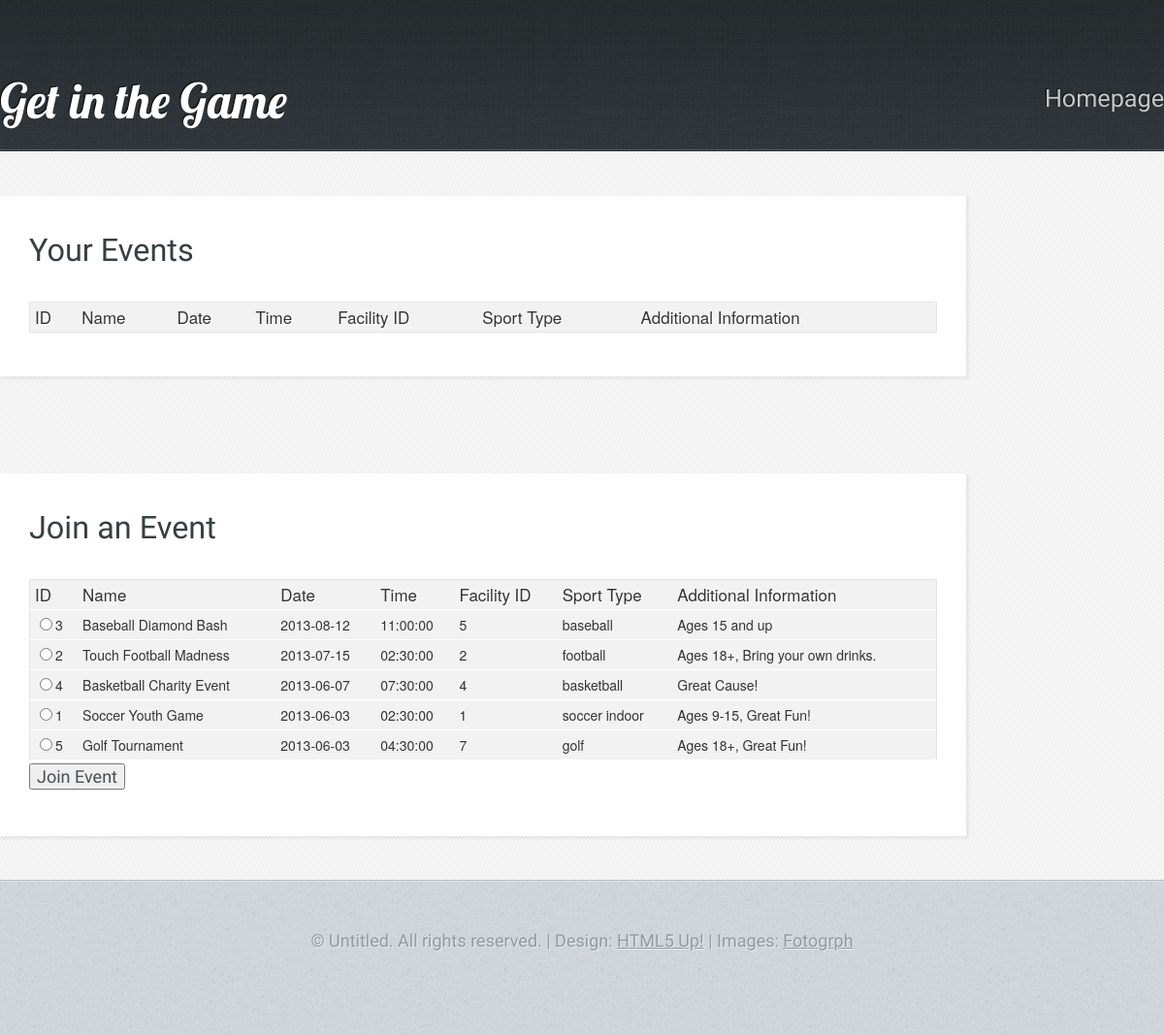
Page /joinevent.php on the committed database.
### tables this page shows
CREATE TABLE IF NOT EXISTS events (
	event_id INT(11) NOT NULL AUTO_INCREMENT,
	name VARCHAR(30) NOT NULL,
	event_date DATE NOT NULL,
	event_time TIME NOT NULL,
	fac_id INT(11) NOT NULL,
	sport_name VARCHAR(20) DEFAULT NULL,
	ad BLOB,
	CONSTRAINT facilities_fac_id_fk FOREIGN KEY (fac_id) REFERENCES facilities(fac_id),
	CONSTRAINT sports_sport_name_fk FOREIGN KEY (sport_name) REFERENCES sports(sport_name),
	PRIMARY KEY (event_id)
);

### joinevent.php (the view, shortened to what this page needs)
<!DOCTYPE HTML>
<?php include 'php/session_start_loggedin.php';?>
<html>
	<head>
	</head>
	<body class="subpage">
			<div id="header-wrapper">
				<header id="header" class="5grid-layout">
					<div class="row">
						<div class="10u">
								<h1><a href="index.php" class="mobileUI-site-name">Get in the Game</a></h1>
								<nav class="mobileUI-site-nav">
									<a href="index.php">Homepage</a>
								</nav>
						</div>
					</div>
				</header>
			</div>
			<div id="content-wrapper">
				<div id="content">
					<div class="5grid-layout">
						<div class="row">
							<div class="10u">
									<?php include 'php/db_connect.php'; ?>
									<section>
										<header>
											<h2>Your Events</h2>
										</header>
											<?php
												function load_events($db, $your_query, $isYourEvents) {
													echo "<table id='table-2'>";
													echo "<tr><th>ID</th><th>Name</th><th>Date</th><th>Time</th><th>Facility ID</th><th>Sport Type</th><th>Additional Information</th></tr>";
													$result = mysqli_query($db, $your_query) or die("Error Querying Database for events from joinevent.php");
													while($row = mysqli_fetch_array($result)) {
														$event_id = $row['event_id'];
														$event_name = $row['name'];
														$event_date = $row['event_date'];
														$event_time = $row['event_time'];
														$event_fac_id = $row['fac_id'];
														$event_sport_type = $row['sport_name'];
														$event_ad = $row['ad'];
														if (!$isYourEvents) { $radio = "<input type='radio' name='jevent' value='$event_id' />"; }
														else { $radio = ""; }
														echo "<tr><td>$radio$event_id</td><td>$event_name</td><td>$event_date</td><td>$event_time</td><td>$event_fac_id</td><td>$event_sport_type</td><td>$event_ad</td></tr>";
													}
													echo "</table>";
												}
												$query = "SELECT * FROM events natural join jevents where username='$s_username' ORDER BY event_date DESC";
												load_events($db, $query, TRUE);
											?>
									</section>
									<section>
										<header>
											<h2>Join an Event</h2>
										</header>
										<form method = "post" action = "joinevent.php" enctype="multipart/form-data">
											<?php
												$query = "SELECT * FROM events ORDER BY event_date DESC";
												load_events($db, $query, FALSE);
											?>
											<tr><td><input type="submit" name="join_event" value="Join Event" /></td><td>&nbsp;</td></tr>
										</form>
									</section>
							</div>
						</div>
					</div>
				</div>
			</div>
			<div id="copyright">
				&copy; Untitled. All rights reserved. | Design: <a href="http://html5up.net">HTML5 Up!</a> | Images: <a href="http://fotogrph.com">Fotogrph</a>
			</div>
	</body>
</html>

### css/5grid/core.css (style rules this page uses)
html, body, div, span, applet, object, iframe, h1, h2, h3, h4, h5, h6, p, blockquote, pre, a, abbr, acronym, address, big, cite, code, del, dfn, em, img, ins, kbd, q, s, samp, small, strike, strong, sub, sup, tt, var, b, u, i, center, dl, dt, dd, ol, ul, li, fieldset, form, label, legend, table, caption, tbody, tfoot, thead, tr, th, td, article, aside, canvas, details, embed, figure, figcaption, footer, header, hgroup, menu, nav, output, ruby, section, summary, time, mark, audio, video { margin: 0; padding: 0; border: 0; font-size: 100%; font: inherit; vertical-align: baseline; }
article, aside, details, figcaption, figure, footer, header, hgroup, menu, nav, section { display: block; }
body { line-height: 1; }
table { border-collapse: collapse; border-spacing: 0; }
.\35 grid .\31 0u { width: 83%; }
.\35 grid .\31 u, .\35 grid .\32 u, .\35 grid .\33 u, .\35 grid .\34 u, .\35 grid .\35 u, .\35 grid .\36 u, .\35 grid .\37 u, .\35 grid .\38 u, .\35 grid .\39 u, .\35 grid .\31 0u, .\35 grid .\31 1u, .\35 grid .\31 2u { margin: 1% 0 1% 2%; float: left; }
.\35 grid:after { content: ''; display: block; clear: both; height: 0; }

### css/style.css (style rules this page uses)
body { background: #D4D9DD url('images/bg03.jpg'); }
body, input, textarea, select { color: #474f51; font-size: 13.5pt; font-family: 'Yanone Kaffeesatz'; line-height: 1.85em; font-weight: 300; }
a { text-decoration: underline; }
section > :last-child, .last-child { margin-bottom: 0 !important; }
#table-2 { border: 1px solid #e3e3e3; background-color: #f2f2f2; width: 100%; border-radius: 6px; -webkit-border-radius: 6px; -moz-border-radius: 6px; }
#table-2 td, #table-2 th { padding: 5px; color: #333; }
#table-2 th { font-family: 'Helvetica Neue', Helvetica, Arial, sans-serif; font-size: 17px; line-height: 20px; font-style: normal; font-weight: normal; text-align: left; text-shadow: white 1px 1px 1px; }
#table-2 td { line-height: 20px; font-family: 'Helvetica Neue', Helvetica, Arial, sans-serif; font-size: 14px; border-bottom: 1px solid #fff; border-top: 1px solid #fff; }

### css/5grid/core-desktop.css (style rules this page uses)
.\35 grid .row:after { content: ''; display: block; clear: both; height: 0; }
.\35 grid .row > :first-child { margin-left: 0; }
.\35 grid .row:first-child > * { margin-top: 0; }
.\35 grid .row:last-child > * { margin-bottom: 0; }

### css/style-desktop.css (style rules this page uses)
section:last-child { margin-bottom: 0 !important; }
#header-wrapper { background: #3B4346 url('images/bg01.jpg'); border-bottom: solid 1px #272d30; box-shadow: inset 0px -1px 0px 0px #51575a; text-shadow: -1px -1px 1px rgba(0,0,0,0.75); }
.subpage #header-wrapper { height: 155px; }
#content-wrapper { background: #f7f7f7 url('images/bg04.png'); border-top: solid 1px #fff; padding: 45px 0 45px 0; }
#header { min-height: 155px; position: relative; }
#header h1 { position: absolute; left: 0; bottom: 35px; font-family: 'Lobster', sans-serif; font-size: 2.75em; }
#header h1 a { color: #fff; text-decoration: none; }
#header nav { position: absolute; right: 0; bottom: 35px; font-weight: 200; }
#header nav a { color: #c6c8c8; text-decoration: none; font-size: 1.4em; margin-left: 60px; outline: 0; }
#content section { background: #fff; padding: 40px 30px 45px 30px; box-shadow: 2px 2px 2px 1px rgba(128,128,128,0.1); margin: 0 0 10% 0; }
#content h2 { font-size: 1.8em; color: #373f42; margin: 0 0 0.25em 0; }
#content header { margin: 0 0 2em 0; }
#copyright { border-top: solid 1px #b5bec3; box-shadow: inset 0px 1px 0px 0px #e0e4e7; text-align: center; padding: 45px 0 80px 0; color: #8d9ca3; text-shadow: 1px 1px 0px rgba(255,255,255,0.5); }
#copyright a { color: #8d9ca3; }

### css/5grid/core-1200px.css (style rules this page uses)
.\35 grid-layout { width: 1200px; margin: 0 auto; }

### rows in the picture
events: event_id "3", name "Baseball Diamond Bash", event_date "2013-08-12", event_time "11:00:00", fac "5", sport_name "baseball", ad "Ages 15 and up"
events: event_id "2", name "Touch Football Madness", event_date "2013-07-15", event_time "02:30:00", fac "2", sport_name "football", ad "Ages 18+, Bring your own drinks."
events: event_id "4", name "Basketball Charity Event", event_date "2013-06-07", event_time "07:30:00", fac "4", sport_name "basketball", ad "Great Cause!"
events: event_id "1", name "Soccer Youth Game", event_date "2013-06-03", event_time "02:30:00", fac "1", sport_name "soccer indoor", ad "Ages 9-15, Great Fun!"
events: event_id "5", name "Golf Tournament", event_date "2013-06-03", event_time "04:30:00", fac "7", sport_name "golf", ad "Ages 18+, Great Fun!"
